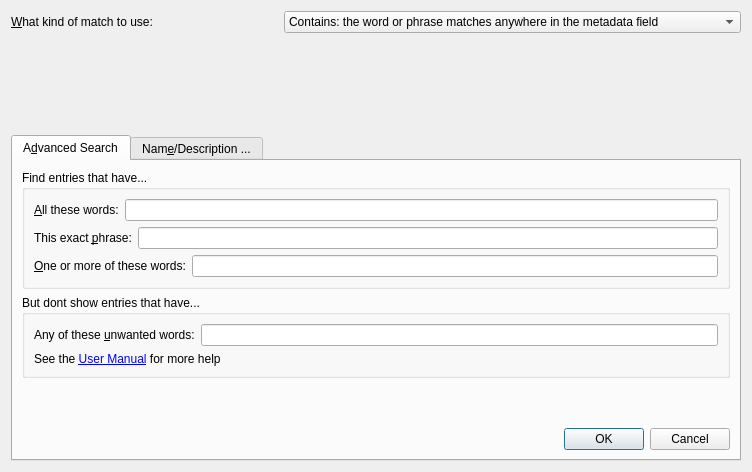
<?xml version="1.0" encoding="UTF-8"?>
<ui version="4.0">
 <class>Dialog</class>
 <widget class="QDialog" name="Dialog">
  <property name="geometry">
   <rect>
    <x>0</x>
    <y>0</y>
    <width>752</width>
    <height>472</height>
   </rect>
  </property>
  <property name="windowTitle">
   <string>Advanced Search</string>
  </property>
  <property name="windowIcon">
   <iconset>
    <normaloff>:/images/search.png</normaloff>:/images/search.png</iconset>
  </property>
  <layout class="QGridLayout" name="gridLayout_2">
   <item row="0" column="0">
    <widget class="QLabel" name="label_5">
     <property name="text">
      <string>&amp;What kind of match to use:</string>
     </property>
     <property name="buddy">
      <cstring>matchkind</cstring>
     </property>
    </widget>
   </item>
   <item row="0" column="1">
    <widget class="QComboBox" name="matchkind">
     <item>
      <property name="text">
       <string>Contains: the word or phrase matches anywhere in the metadata field</string>
      </property>
     </item>
     <item>
      <property name="text">
       <string>Equals: the word or phrase must match the entire metadata field</string>
      </property>
     </item>
     <item>
      <property name="text">
       <string>Regular expression: the expression must match anywhere in the metadata field</string>
      </property>
     </item>
    </widget>
   </item>
   <item row="2" column="0" colspan="2">
    <widget class="QTabWidget" name="tabWidget">
     <property name="currentIndex">
      <number>0</number>
     </property>
     <widget class="QWidget" name="tab">
      <attribute name="title">
       <string>A&amp;dvanced Search</string>
      </attribute>
      <layout class="QGridLayout" name="gridLayout_3">
       <item row="0" column="0">
        <widget class="QGroupBox" name="groupBox">
         <property name="title">
          <string>Find entries that have...</string>
         </property>
         <layout class="QVBoxLayout" name="verticalLayout">
          <item>
           <layout class="QHBoxLayout" name="horizontalLayout">
            <item>
             <widget class="QLabel" name="label">
              <property name="text">
               <string>&amp;All these words:</string>
              </property>
              <property name="buddy">
               <cstring>all</cstring>
              </property>
             </widget>
            </item>
            <item>
             <widget class="QLineEdit" name="all"/>
            </item>
           </layout>
          </item>
          <item>
           <layout class="QHBoxLayout" name="horizontalLayout_2">
            <item>
             <widget class="QLabel" name="label_2">
              <property name="text">
               <string>This exact &amp;phrase:</string>
              </property>
              <property name="buddy">
               <cstring>all</cstring>
              </property>
             </widget>
            </item>
            <item>
             <widget class="QLineEdit" name="phrase"/>
            </item>
           </layout>
          </item>
          <item>
           <layout class="QHBoxLayout" name="horizontalLayout_3">
            <item>
             <widget class="QLabel" name="label_3">
              <property name="text">
               <string>&amp;One or more of these words:</string>
              </property>
              <property name="buddy">
               <cstring>all</cstring>
              </property>
             </widget>
            </item>
            <item>
             <widget class="QLineEdit" name="any"/>
            </item>
           </layout>
          </item>
         </layout>
        </widget>
       </item>
       <item row="1" column="0">
        <widget class="QGroupBox" name="groupBox_2">
         <property name="title">
          <string>But dont show entries that have...</string>
         </property>
         <layout class="QVBoxLayout" name="verticalLayout_2">
          <item>
           <layout class="QHBoxLayout" name="horizontalLayout_4">
            <item>
             <widget class="QLabel" name="label_4">
              <property name="text">
               <string>Any of these &amp;unwanted words:</string>
              </property>
              <property name="buddy">
               <cstring>all</cstring>
              </property>
             </widget>
            </item>
            <item>
             <widget class="QLineEdit" name="none"/>
            </item>
           </layout>
          </item>
          <item>
           <widget class="QLabel" name="label_6">
            <property name="maximumSize">
             <size>
              <width>16777215</width>
              <height>30</height>
             </size>
            </property>
            <property name="text">
             <string>See the &lt;a href=&quot;http://manual.calibre-ebook.com/gui.html#the-search-interface&quot;&gt;User Manual&lt;/a&gt; for more help</string>
            </property>
            <property name="openExternalLinks">
             <bool>true</bool>
            </property>
           </widget>
          </item>
         </layout>
        </widget>
       </item>
       <item row="2" column="0">
        <spacer name="verticalSpacer_2">
         <property name="orientation">
          <enum>Qt::Vertical</enum>
         </property>
         <property name="sizeHint" stdset="0">
          <size>
           <width>20</width>
           <height>40</height>
          </size>
         </property>
        </spacer>
       </item>
       <item row="3" column="0">
        <widget class="QDialogButtonBox" name="buttonBox">
         <property name="orientation">
          <enum>Qt::Horizontal</enum>
         </property>
         <property name="standardButtons">
          <set>QDialogButtonBox::Cancel|QDialogButtonBox::Ok</set>
         </property>
        </widget>
       </item>
      </layout>
     </widget>
     <widget class="QWidget" name="tab_2">
      <attribute name="title">
       <string>Nam&amp;e/Description ...</string>
      </attribute>
      <layout class="QGridLayout" name="gridLayout">
       <item row="1" column="0">
        <widget class="QLabel" name="label_7">
         <property name="text">
          <string>&amp;Name:</string>
         </property>
         <property name="buddy">
          <cstring>name_box</cstring>
         </property>
        </widget>
       </item>
       <item row="1" column="1">
        <widget class="EnLineEdit" name="name_box">
         <property name="toolTip">
          <string>Enter the title.</string>
         </property>
        </widget>
       </item>
       <item row="2" column="0">
        <widget class="QLabel" name="label_8">
         <property name="text">
          <string>&amp;Description:</string>
         </property>
         <property name="buddy">
          <cstring>description_box</cstring>
         </property>
        </widget>
       </item>
       <item row="3" column="0">
        <widget class="QLabel" name="price_label">
         <property name="text">
          <string>&amp;Headquarters:</string>
         </property>
         <property name="buddy">
          <cstring>headquarters_box</cstring>
         </property>
        </widget>
       </item>
       <item row="9" column="0" colspan="2">
        <layout class="QHBoxLayout" name="horizontalLayout_6">
         <item>
          <widget class="QPushButton" name="clear_button">
           <property name="text">
            <string>&amp;Clear</string>
           </property>
          </widget>
         </item>
         <item>
          <widget class="QDialogButtonBox" name="tab_2_button_box">
           <property name="standardButtons">
            <set>QDialogButtonBox::Cancel|QDialogButtonBox::Ok</set>
           </property>
          </widget>
         </item>
        </layout>
       </item>
       <item row="8" column="1">
        <spacer name="verticalSpacer">
         <property name="orientation">
          <enum>Qt::Vertical</enum>
         </property>
         <property name="sizeHint" stdset="0">
          <size>
           <width>20</width>
           <height>40</height>
          </size>
         </property>
        </spacer>
       </item>
       <item row="0" column="0" colspan="2">
        <widget class="QLabel" name="label_11">
         <property name="text">
          <string>Search only in specific fields:</string>
         </property>
        </widget>
       </item>
       <item row="2" column="1">
        <widget class="EnLineEdit" name="description_box"/>
       </item>
       <item row="4" column="1">
        <widget class="QLineEdit" name="format_box"/>
       </item>
       <item row="4" column="0">
        <widget class="QLabel" name="label_10">
         <property name="text">
          <string>&amp;Format:</string>
         </property>
         <property name="buddy">
          <cstring>format_box</cstring>
         </property>
        </widget>
       </item>
       <item row="3" column="1">
        <widget class="EnLineEdit" name="headquarters_box"/>
       </item>
       <item row="5" column="0">
        <widget class="QLabel" name="label_9">
         <property name="text">
          <string>Enabled:</string>
         </property>
        </widget>
       </item>
       <item row="6" column="0">
        <widget class="QLabel" name="label_12">
         <property name="text">
          <string>DRM:</string>
         </property>
        </widget>
       </item>
       <item row="5" column="1">
        <widget class="QComboBox" name="enabled_combo">
         <item>
          <property name="text">
           <string/>
          </property>
         </item>
         <item>
          <property name="text">
           <string>true</string>
          </property>
         </item>
         <item>
          <property name="text">
           <string>false</string>
          </property>
         </item>
        </widget>
       </item>
       <item row="6" column="1">
        <widget class="QComboBox" name="drm_combo">
         <item>
          <property name="text">
           <string/>
          </property>
         </item>
         <item>
          <property name="text">
           <string>true</string>
          </property>
         </item>
         <item>
          <property name="text">
           <string>false</string>
          </property>
         </item>
        </widget>
       </item>
       <item row="7" column="0">
        <widget class="QLabel" name="label_13">
         <property name="text">
          <string>Affiliate:</string>
         </property>
        </widget>
       </item>
       <item row="7" column="1">
        <widget class="QComboBox" name="affiliate_combo">
         <item>
          <property name="text">
           <string/>
          </property>
         </item>
         <item>
          <property name="text">
           <string>true</string>
          </property>
         </item>
         <item>
          <property name="text">
           <string>false</string>
          </property>
         </item>
        </widget>
       </item>
      </layout>
     </widget>
    </widget>
   </item>
   <item row="1" column="1">
    <spacer name="verticalSpacer_3">
     <property name="orientation">
      <enum>Qt::Vertical</enum>
     </property>
     <property name="sizeHint" stdset="0">
      <size>
       <width>20</width>
       <height>40</height>
      </size>
     </property>
    </spacer>
   </item>
  </layout>
 </widget>
 <customwidgets>
  <customwidget>
   <class>EnLineEdit</class>
   <extends>QLineEdit</extends>
   <header>calibre/gui2/widgets.h</header>
  </customwidget>
 </customwidgets>
 <tabstops>
  <tabstop>all</tabstop>
  <tabstop>phrase</tabstop>
  <tabstop>any</tabstop>
  <tabstop>none</tabstop>
  <tabstop>buttonBox</tabstop>
  <tabstop>name_box</tabstop>
  <tabstop>description_box</tabstop>
  <tabstop>headquarters_box</tabstop>
  <tabstop>format_box</tabstop>
  <tabstop>clear_button</tabstop>
  <tabstop>tab_2_button_box</tabstop>
  <tabstop>tabWidget</tabstop>
  <tabstop>matchkind</tabstop>
 </tabstops>
 <resources>
  <include location="../../../../resources/images.qrc"/>
 </resources>
 <connections>
  <connection>
   <sender>buttonBox</sender>
   <signal>accepted()</signal>
   <receiver>Dialog</receiver>
   <slot>accept()</slot>
   <hints>
    <hint type="sourcelabel">
     <x>248</x>
     <y>254</y>
    </hint>
    <hint type="destinationlabel">
     <x>157</x>
     <y>274</y>
    </hint>
   </hints>
  </connection>
  <connection>
   <sender>buttonBox</sender>
   <signal>rejected()</signal>
   <receiver>Dialog</receiver>
   <slot>reject()</slot>
   <hints>
    <hint type="sourcelabel">
     <x>316</x>
     <y>260</y>
    </hint>
    <hint type="destinationlabel">
     <x>286</x>
     <y>274</y>
    </hint>
   </hints>
  </connection>
 </connections>
</ui>
